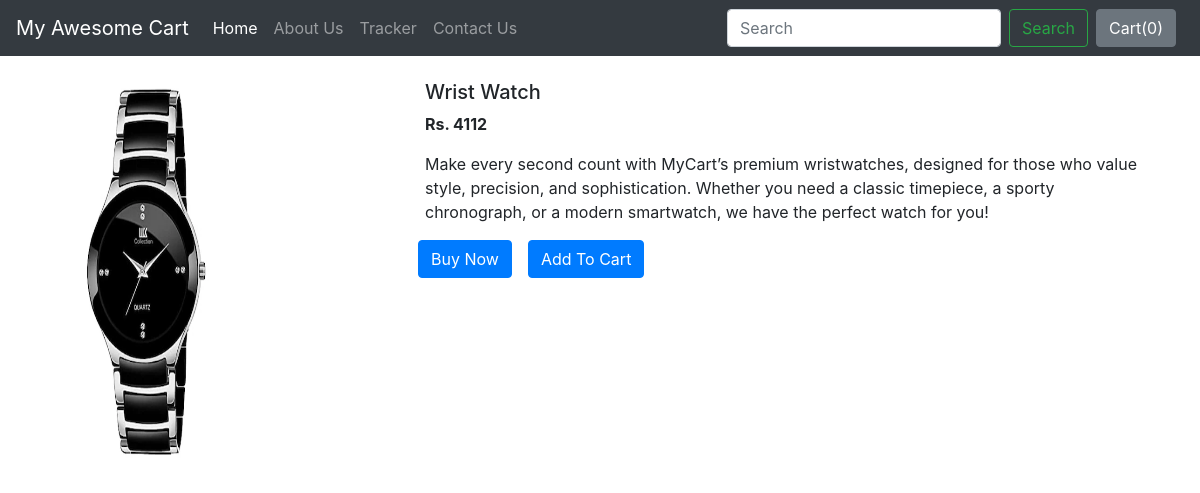
The page /shop/products/8 on the database its author committed.
### shop/models.py (models this page shows)
class Product(models.Model):
    product_id=models.AutoField
    product_name=models.CharField(max_length=50)
    category= models.CharField(max_length=50, default="")
    sub_category= models.CharField(max_length=50, default="")
    price=models.IntegerField(default=0)
    desc=models.CharField(max_length=1000)
    pub_date=models.DateField()
    image= models.ImageField(upload_to="shop/images",default="")
    def __str__(self):
        return self.product_name

### shop/views.py (the view)
# urls.py: path("products/<int:myid>", views.productView, name="ProductView"),
def productView(request, myid):
    product=Product.objects.filter(id=myid)
    print(product)
    return render(request, "shop/productView.html",{'product':product[0]})

### shop/templates/shop/productView.html (shortened to what this page needs)
{% extends 'shop/basic.html' %}
{% block body %}
<div class="container my-4">
    <div class="row">
    <div class="col-md-4">
    <div class="row">
       <img src="/media//{{product.image}}" width="233px" height="385px">
    </div>
        </div>
    <div class="col-md-8">
        <h5>{{product.product_name}}</h5>
        <p><b> Rs. {{product.price}}</b></p>
        <p>{{product.desc}}</p>
         <div class="row">
            <button class="btn btn-primary mx-2"> Buy Now</button>
            <button class="btn btn-primary mx-2 "> Add To Cart</button>
        </div>
    </div>
        </div>
</div>
{% endblock %}

### rows shown on the page
Product: image (picture), product_name "Wrist Watch", price "4112", desc "Make every second count with MyCart’s premium wristwatches, designed for those who value style, precision, and sophistication. Whether you need a classic timepiece, a sporty chronograph, or a modern smartwatch, we have the perfect watch for you!"
